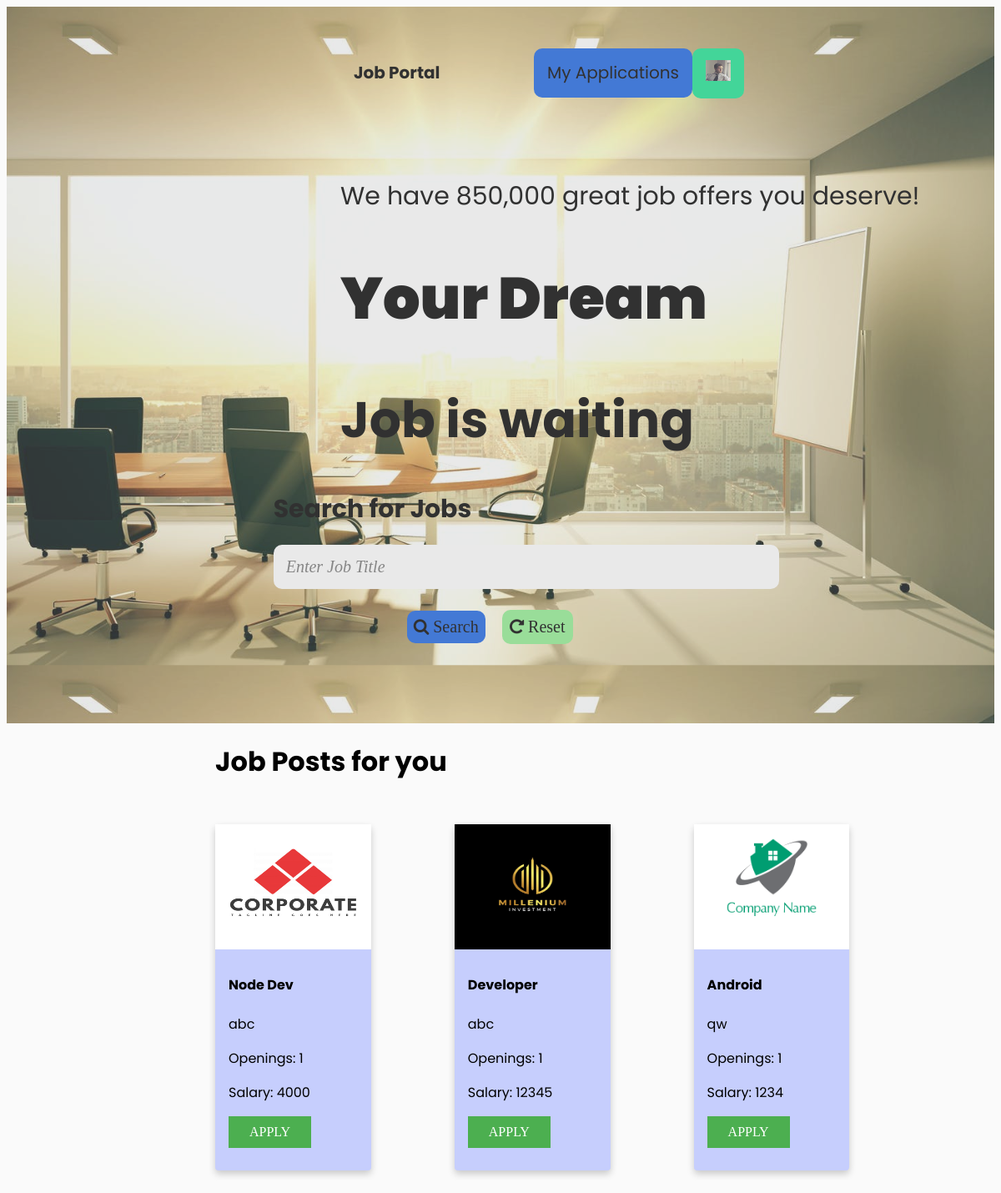
The app's page /seeker_dashboard.php (signed in) with its own data.
### tables this page shows
CREATE TABLE `job_seeker` (
  `id` int(11) NOT NULL,
  `fname` varchar(255) NOT NULL,
  `lname` varchar(255) NOT NULL,
  `email` varchar(255) NOT NULL,
  `password` varchar(255) NOT NULL,
  `mobileno` varchar(10) NOT NULL,
  `address` varchar(255) DEFAULT NULL,
  `country` varchar(100) NOT NULL,
  `city` varchar(255) DEFAULT NULL,
  `state` varchar(255) DEFAULT NULL,
  `dob` varchar(255) NOT NULL,
  `age` varchar(255) NOT NULL,
  `qualification` varchar(255) NOT NULL,
  `stream` varchar(255) NOT NULL,
  `passingyear` varchar(255) NOT NULL,
  `cgpa` varchar(10) NOT NULL,
  `aboutme` varchar(255) DEFAULT NULL,
  `skills` varchar(255) DEFAULT NULL,
  `resume` varchar(200) NOT NULL,
  `profile_img` varchar(100) DEFAULT NULL
);

CREATE TABLE `jobs` (
  `job_id` int(11) NOT NULL,
  `creator_email` varchar(100) NOT NULL,
  `job_title` varchar(100) NOT NULL,
  `description` varchar(200) NOT NULL,
  `country` varchar(50) NOT NULL,
  `state` varchar(50) NOT NULL,
  `city` varchar(50) NOT NULL,
  `openings` int(11) NOT NULL,
  `salary` bigint(20) NOT NULL
);

CREATE TABLE `company` (
  `id` int(11) NOT NULL,
  `name` varchar(100) NOT NULL,
  `description` varchar(500) NOT NULL,
  `country` varchar(50) NOT NULL,
  `stream` varchar(100) NOT NULL,
  `website` varchar(200) NOT NULL,
  `date` varchar(50) NOT NULL,
  `email` varchar(100) NOT NULL,
  `phone` varchar(10) NOT NULL,
  `password` varchar(50) NOT NULL,
  `photo` varchar(200) NOT NULL,
  `form_doc` varchar(200) NOT NULL,
  `verified` int(11) NOT NULL
);

### seeker_dashboard.php (the view, shortened to what this page needs)
<!DOCTYPE html>
<html lang="en">
<head>
  <link rel="stylesheet" href="css/style.css">
  <link rel="stylesheet" href="css/seeker.css">
  <link rel="stylesheet" type="text/css" href="fonts/Linearicons-Free-v1.0.0/icon-font.min.css">
  <link rel="stylesheet" href="https://cdnjs.cloudflare.com/ajax/libs/font-awesome/4.7.0/css/font-awesome.min.css">
</head>
<header>
  <div id='wrap'>
    <br><br>
    <div class="topnav">
      <div class="topnav-left">
        <a href="seeker_dashboard.php" class="active">Job Portal</a>
      </div>
      <div class="navbar" style="display: inline-block;">
        <div>
          <a href="my_applications.php" style="background-color: #1963E4; border-radius: 10px; height: 31px; vertical-align: bottom;">My Applications</a>
        </div>
        <nobr>
          <div class="profile_dropdown">
            <?php
            $email = $_SESSION['email'];
            include("connection/db.php");
            $query = mysqli_query($conn, "select id,email,fname,profile_img from job_seeker where email='$email';");
            $row = mysqli_fetch_array($query)
            ?>
            <div class="dropdown">
              <a class="dropbtn" onclick="myFunction()"><img src="<?php echo $row['profile_img']; ?>" onerror="this.onerror=null; this.src='img/profile.png'" class="Profile" style="border-radius: 50%; height: 25px; width: 30px; overflow-y: visible; z-index: 1; "></a>
            </div>
          </div>
      </div>
    </div>
    <div id='main'>
      <br><br><br><br><br>
      <p id='p1'>We have 850,000 great job offers you deserve!</p>
      <h1 id="dream">Your Dream</h1>
      <h1 id="wait">Job is waiting</h1>
    </div>
    <div class="search" id="main1">
      <div class="search_text" id="searchjum" style="text-align: left; padding-left: 27% ">
        <h1 style="font-size: 30px;">Search for Jobs</h1>
        <form class="form-inline" id="homesearch">
          <input type="text" class="form-control" size="50" placeholder="Enter Job Title" name="keyword" id="keyword" autocomplete="nppe"> <br><br>
          <button type="button" onclick="search()" class="btn " style="background-color: #1963E4; border-radius: 10px; padding: 8px; margin-left: 160px"><span class="fa fa-search"></span> Search</button>&emsp;
          <button type="button" onclick="reset_page()" class="btn " style="background-color: #90ee90; border-radius: 10px; padding: 9px;"><span class="fa fa-repeat"></span> Reset</button>
        </form>
      </div>
    </div>
  </div>
</header>
<body id="bod">
  <div id="posts">
    <h1>Job Posts for you</h1>
    <?php
    $conn = mysqli_connect('localhost', 'root', '', 'job_portal');
    $query = mysqli_query($conn, "select * from jobs");
    $user_email = $_SESSION['email'];
    $query2 = mysqli_query($conn, "select id from job_seeker where email='$user_email'");
    $user_id = mysqli_fetch_array($query2);
    while ($row = mysqli_fetch_array($query)) {
      $creator = $row['creator_email'];
      $query1 = mysqli_query($conn, "select photo from company where email='$creator'");
      $path = mysqli_fetch_array($query1);
      $job_id = $row['job_id'];
      $query3 = mysqli_query($conn, "select * from applicant where user_id='$user_id[0]' and job_post_id='$job_id'");
      if ($query3) {
        if (mysqli_num_rows($query3) > 0) {
        } else {
    ?>
          <div class="post-card">
            <img id="image" src="<?php echo $path[0] ?>">
            <div class="container">
              <h4 class="job-title"><b><?php echo $row['job_title'] ?></b></h4>
              <p><?php echo $row['description'] ?></p>
              <p>Openings: <?php echo $row['openings'] ?></p>
              <p>Salary: <?php echo $row['salary'] ?></p>
              <a class="button" onclick="alert('Apply for this post with your current resume?')" href="apply.php?job-id=<?php echo $job_id ?>&user-id=<?php echo $user_id[0] ?>">APPLY</a> <br><br>
            </div>
          </div>
    <?php  }
      }
    } ?>
  </div>
</body>
</html>

### css/style.css (style rules this page uses)
body { background-color: #fafafa; font-family :'Poppins'; }
#main { margin-left: 400px; text-align: left; }
#wrap { text-align: center; background-size: 100%; background-image: url("/ip/img/bg_4.jpeg"); filter: brightness(90%); opacity: 0.8; height: auto; padding-bottom: 5%; }
#dream { font-size: 70px; color: black; font-weight: 900; font-family: 'Poppins'; }
#wait { font-size: 60px; color: black; font-family: 'Poppins'; }
#p1 { font-size: 30px; color: black }
.topnav { position: relative; overflow: visible; }
.topnav a { float: left; color:black; text-align: center; padding: 14px 16px; text-decoration: none; font-size: 20px; }
.topnav a.active { font-weight: bolder; color: black; }
.navbar { float: right; margin-right: 300px; }
.topnav-left { float: left; margin-left: 400px; }
.container { float: left; padding: 2px 16px; }

### css/seeker.css (style rules this page uses)
* { font-family: 'Poppins'; }
.navbar { overflow: hidden; float: right; margin-right: 300px; }
.navbar div { height: auto; float: left; font-size: 16px; text-align: center; text-decoration: none; }
.dropdown { float: left; overflow: hidden; }
.dropdown .dropbtn { font-size: 16px; border: none; outline: none; padding: 14px 16px; background-color: #19E491; border-radius: 10px; }
.form-inline .form-control { border-radius: 10px; padding: 15px; text-align: left; font-size: 20px; font-style: italic; font-family: Raleway-SemiBold; border: 0; }
.form-inline .btn { background-color: #1963E4; border-radius: 10px; padding: 15px; font-size: 20px; font-family: Raleway-SemiBold; border: 0; }
#posts { margin-left: 250px; margin-top: 10px; }
.post-card { box-shadow: 0 4px 8px 0 rgba(0,0,0,0.2); transition: 0.3s; float: left; width: 20%; height: 20%; margin-right: 100px; margin-top: 30px; margin-bottom: 30px; background-color: #C6CEFD; border-radius: 4px; }
#image { width: 100%; height: 150px; }

### seeker_dashboard.php (style rules this page uses)
.button { background-color: #4CAF50; border: none; color: white; padding: 10px 25px; text-align: center; text-decoration: none; display: inline-block; font-size: 16px; font-family: Raleway-SemiBold; }
#wrap { height: 800px; }

### records on screen
job_seeker: profile_img (picture)
jobs: company.photo (picture), job_title "Node Dev", description "abc", openings "1", salary "4000"
jobs: company.photo (picture), job_title "Developer", description "abc", openings "1", salary "12345"
jobs: company.photo (picture), job_title "Android", description "qw", openings "1", salary "1234"
